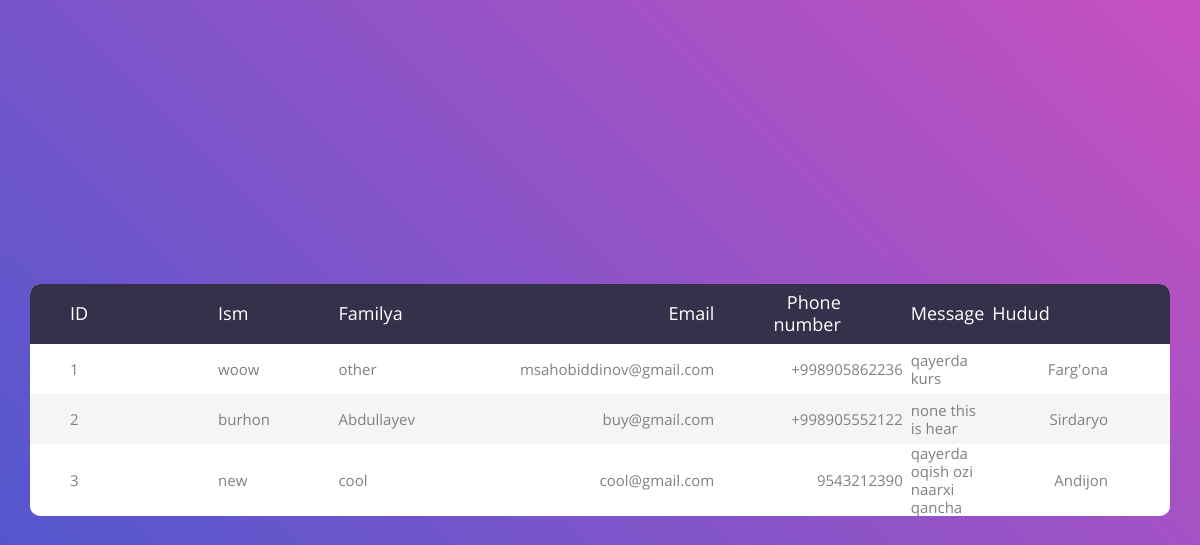
Screenshot of /school/ with the database file from the repository.
### demo/models.py (models this page shows, shortened)
class Customer(models.Model):
    first_name=models.CharField(max_length=200, blank=True, null=True)
    last_name = models.CharField(max_length=200, blank=True, null=True)
    email = models.CharField(max_length=200, blank=False, null=False)
    place = models.IntegerField(blank=False, null=False, choices=[(1, "Toshkent"), (2, "Andijon"), (3, "Farg'ona"), (4, "Namangan"),
                                                                  (5, "Sirdaryo"), (6, "Jizzax"),  (7, "Samarqand"),  (8, "Navoiy"),
                                                                  (9, "Surxondaryo"), (10, "Qashqadaryo"), (11, "Xorazm"), (12, "Qoraqalpoq"),], default=1)
    phone_number = models.CharField(max_length=20, blank=False, null=False)
    message = models.TextField(blank=False, null=False)

### demo/views.py (the view)
# urls.py: path('school/', customers_list, name='customers_list')
def customers_list(request):
    customers=Customer.objects.all()   #### new
    ctx = {
        "customers":customers
    }
    return render(request, 'table.html', ctx)

### templates/table.html (shortened to what this page needs)
<!DOCTYPE html>
{% load static %}
<html lang="en">
<head>
	<link rel="stylesheet" type="text/css" href="{% static 'table/vendor/bootstrap/css/bootstrap.min.css' %}">
	<link rel="stylesheet" type="text/css" href="{% static 'table/fonts/font-awesome-4.7.0/css/font-awesome.min.css' %}">
	<link rel="stylesheet" type="text/css" href="{% static 'table/vendor/animate/animate.css' %}">
	<link rel="stylesheet" type="text/css" href="{% static 'table/vendor/select2/select2.min.css' %}">
	<link rel="stylesheet" type="text/css" href="{% static 'table/vendor/perfect-scrollbar/perfect-scrollbar.css' %}">
	<link rel="stylesheet" type="text/css" href="{% static 'table/css/util.css' %}">
	<link rel="stylesheet" type="text/css" href="{% static 'table/css/main.css' %}">
</head>
<body>
	<div class="limiter">
		<div class="container-table100">
			<div class="wrap-table100">
				<div class="table100">
					<table>
						<thead>
							<tr class="table100-head">
								<th class="column1">ID</th>
								<th class="column2">Ism</th>
								<th class="column3">Familya</th>
								<th class="column5">Email</th>
								<th class="column6">Phone number</th>
								<th class="column8">Message</th>
								<th class="column7">Hudud</th>
							</tr>
						</thead>
						<tbody>
							{% for customer in customers %}
								<tr>
									<td class="column1">{{customer.id}}</td>
									<td class="column2">{{customer.first_name}}</td>
									<td class="column3">{{customer.last_name}}</td>
									<td class="column4">{{customer.email}}</td>
									<td class="column5">{{customer.phone_number}}</td>
									<td class="column7">{{customer.message}}</td>
									<td class="column6">{% if customer.place == 1 %}Toshkent
										{% elif customer.place == 2 %}Andijon
										{% elif customer.place == 3 %}Farg'ona
										{% elif customer.place == 4 %}Namangan
										{% elif customer.place == 5 %}Sirdaryo
										{% elif customer.place == 6 %}Jizzax
										{% elif customer.place == 7 %}Samarqand
										{% elif customer.place == 8 %}Navoiy
										{% elif customer.place == 9 %}Surxondaryo
										{% elif customer.place == 10 %}Qashqadaryo
										{% elif customer.place == 11 %}Xorazm
										{% elif customer.place == 12 %}Qoraqalpoq
										{% endif %}</td>
								</tr>
							{% endfor  %}
						</tbody>
					</table>
				</div>
			</div>
		</div>
	</div>
</body>
</html>

### static/table/css/main.css (style rules this page uses)
* { margin:0;padding:0;box-sizing:border-box }
body,html { height:100%;font-family:sans-serif }
.limiter { width:100%;margin:0 auto }
.container-table100 { width:100%;min-height:100vh;background:#c850c0;background:-webkit-linear-gradient(45deg,#4158d0,#c850c0);background:-o-linear-gradient(45deg,#4158d0,#c850c0);background:-moz-linear-gradient(45deg,#4158d0,#c850c0);background:linear-gradient(45deg,#4158d0,#c850c0);display:-webkit-box;display:-webkit-flex;display:-moz-box;display:-ms-flexbox;display:flex;align-items:center;justify-content:center;flex-wrap:wrap;padding:33px 30px }
.wrap-table100 { width:1170px }
table { border-spacing:1;border-collapse:collapse;background:#fff;border-radius:10px;overflow:hidden;width:100%;margin:0 auto;position:relative }
table * { position:relative }
table td,table th { padding-left:8px }
table thead tr { height:60px;background:#36304a }
table tbody tr { height:50px }
table tbody tr:last-child { border:0 }
table td,table th { text-align:left }
.table100-head th { font-family:OpenSans-Regular;font-size:18px;color:#fff;line-height:1.2;font-weight:unset }
tbody tr:nth-child(even) { background-color:#f5f5f5 }
tbody tr { font-family:OpenSans-Regular;font-size:15px;color:gray;line-height:1.2;font-weight:unset }
.column1 { width:260px;padding-left:40px }
.column2 { width:160px }
.column3 { width:245px }
.column4 { width:110px;text-align:right }
.column5 { width:170px;text-align:right }
.column6 { width:222px;text-align:right;padding-right:62px }

### rows the page displays
Customer: id "1", first_name "woow", last_name "other", email "msahobiddinov@gmail.com", phone_number "+998905862236", message "qayerda kurs", place "Farg'ona"
Customer: id "2", first_name "burhon", last_name "Abdullayev", email "buy@gmail.com", phone_number "+998905552122", message "none this is hear", place "Sirdaryo"
Customer: id "3", first_name "new", last_name "cool", email "cool@gmail.com", phone_number "9543212390", message "qayerda oqish ozi naarxi qancha", place "Andijon"
